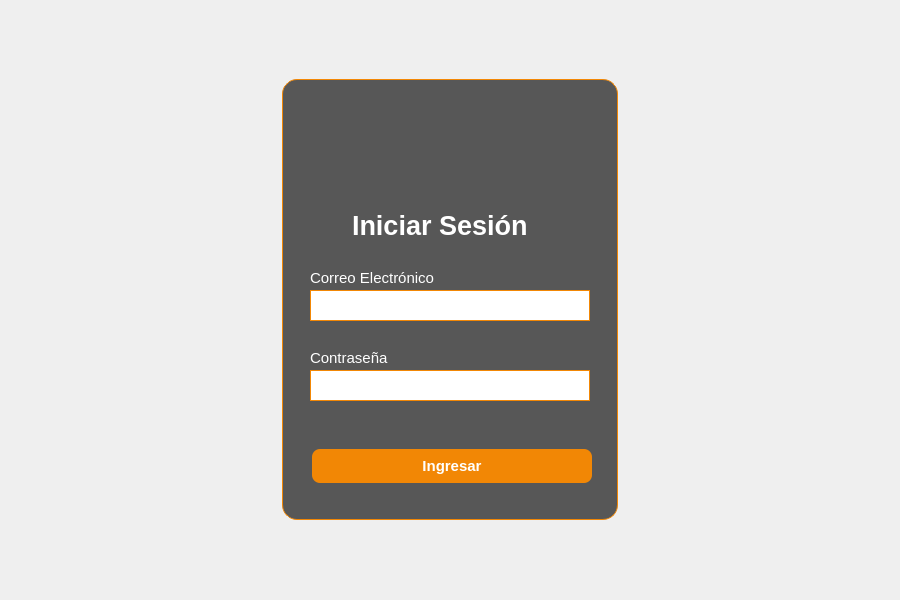
<?xml version="1.0" encoding="UTF-8"?>
<ui version="4.0">
 <class>Form</class>
 <widget class="QWidget" name="Form">
  <property name="geometry">
   <rect>
    <x>0</x>
    <y>0</y>
    <width>900</width>
    <height>600</height>
   </rect>
  </property>
  <property name="windowTitle">
   <string>Form</string>
  </property>
  <widget class="QLabel" name="label">
   <property name="geometry">
    <rect>
     <x>0</x>
     <y>0</y>
     <width>901</width>
     <height>600</height>
    </rect>
   </property>
   <property name="font">
    <font>
     <pointsize>7</pointsize>
    </font>
   </property>
   <property name="text">
    <string/>
   </property>
   <property name="pixmap">
    <pixmap>../../../../../../Users/Mireved/Downloads/Cafeteria/cafe-luces.png</pixmap>
   </property>
   <property name="scaledContents">
    <bool>true</bool>
   </property>
  </widget>
  <widget class="QLineEdit" name="txt_correo">
   <property name="geometry">
    <rect>
     <x>310</x>
     <y>290</y>
     <width>280</width>
     <height>31</height>
    </rect>
   </property>
   <property name="font">
    <font>
     <family>Tahoma</family>
     <pointsize>11</pointsize>
    </font>
   </property>
   <property name="styleSheet">
    <string notr="true">QLineEdit {
	background-color: rgb(255, 255, 255);
    border: 1px solid #F28705; /* Borde naranja */
    padding: 3px;
    color: #2C2C2C; /* Texto oscuro */
}
</string>
   </property>
   <property name="frame">
    <bool>false</bool>
   </property>
   <property name="echoMode">
    <enum>QLineEdit::Normal</enum>
   </property>
  </widget>
  <widget class="QLabel" name="label_5">
   <property name="geometry">
    <rect>
     <x>310</x>
     <y>350</y>
     <width>101</width>
     <height>16</height>
    </rect>
   </property>
   <property name="font">
    <font>
     <family>Tahoma</family>
     <pointsize>11</pointsize>
     <bold>false</bold>
    </font>
   </property>
   <property name="styleSheet">
    <string notr="true">color: rgb(255, 255, 255);</string>
   </property>
   <property name="text">
    <string>Contraseña</string>
   </property>
  </widget>
  <widget class="QLabel" name="label_6">
   <property name="geometry">
    <rect>
     <x>310</x>
     <y>270</y>
     <width>151</width>
     <height>16</height>
    </rect>
   </property>
   <property name="font">
    <font>
     <family>Tahoma</family>
     <pointsize>11</pointsize>
     <bold>false</bold>
    </font>
   </property>
   <property name="styleSheet">
    <string notr="true">color: rgb(255, 255, 255);</string>
   </property>
   <property name="text">
    <string>Correo Electrónico</string>
   </property>
  </widget>
  <widget class="QWidget" name="box_form" native="true">
   <property name="geometry">
    <rect>
     <x>282</x>
     <y>79</y>
     <width>336</width>
     <height>441</height>
    </rect>
   </property>
   <property name="styleSheet">
    <string notr="true">QWidget {
    background-color: rgba(44, 44, 44, 200); /* Gris oscuro con opacidad */
    border-radius: 15px; /* Bordes redondeados */
    padding: 20px; /* Espaciado interno */
    border: 1px solid #F28705; /* Borde sutil naranja */
    box-shadow: 3px 3px 15px rgba(0, 0, 0, 100); /* Sombra para efecto flotante */
}
</string>
   </property>
   <widget class="QPushButton" name="button_login">
    <property name="geometry">
     <rect>
      <x>30</x>
      <y>370</y>
      <width>280</width>
      <height>34</height>
     </rect>
    </property>
    <property name="font">
     <font>
      <family>Tahoma</family>
      <pointsize>11</pointsize>
      <bold>true</bold>
     </font>
    </property>
    <property name="styleSheet">
     <string notr="true">QPushButton {
    background-color: #F28705;
    border: none;
    border-radius: 8px;
    padding: 3px;
    color: white;
}

QPushButton:hover {
    background-color: #A65A18; /* Oscurece en hover */
}</string>
    </property>
    <property name="text">
     <string>Ingresar</string>
    </property>
   </widget>
  </widget>
  <widget class="QLabel" name="label_7">
   <property name="geometry">
    <rect>
     <x>352</x>
     <y>210</y>
     <width>191</width>
     <height>31</height>
    </rect>
   </property>
   <property name="font">
    <font>
     <family>Tahoma</family>
     <pointsize>20</pointsize>
     <bold>true</bold>
    </font>
   </property>
   <property name="styleSheet">
    <string notr="true">color: rgb(255, 255, 255);</string>
   </property>
   <property name="text">
    <string>Iniciar Sesión</string>
   </property>
  </widget>
  <widget class="QLabel" name="logoCafeteria">
   <property name="geometry">
    <rect>
     <x>389</x>
     <y>110</y>
     <width>101</width>
     <height>81</height>
    </rect>
   </property>
   <property name="text">
    <string/>
   </property>
   <property name="pixmap">
    <pixmap>../../../../../../Users/Mireved/Downloads/logo-marron-removebg-preview.png</pixmap>
   </property>
   <property name="scaledContents">
    <bool>true</bool>
   </property>
  </widget>
  <widget class="QLineEdit" name="txt_password">
   <property name="geometry">
    <rect>
     <x>310</x>
     <y>370</y>
     <width>280</width>
     <height>31</height>
    </rect>
   </property>
   <property name="font">
    <font>
     <family>Tahoma</family>
    </font>
   </property>
   <property name="styleSheet">
    <string notr="true">QLineEdit {
    background-color: #FFFFFF;
    border: 1px solid #F28705; /* Borde naranja */
    padding: 3px;
    color: #2C2C2C; /* Texto oscuro */
}
</string>
   </property>
   <property name="frame">
    <bool>false</bool>
   </property>
   <property name="echoMode">
    <enum>QLineEdit::Password</enum>
   </property>
  </widget>
  <zorder>label</zorder>
  <zorder>box_form</zorder>
  <zorder>txt_correo</zorder>
  <zorder>label_5</zorder>
  <zorder>label_6</zorder>
  <zorder>label_7</zorder>
  <zorder>logoCafeteria</zorder>
  <zorder>txt_password</zorder>
 </widget>
 <resources/>
 <connections/>
</ui>
